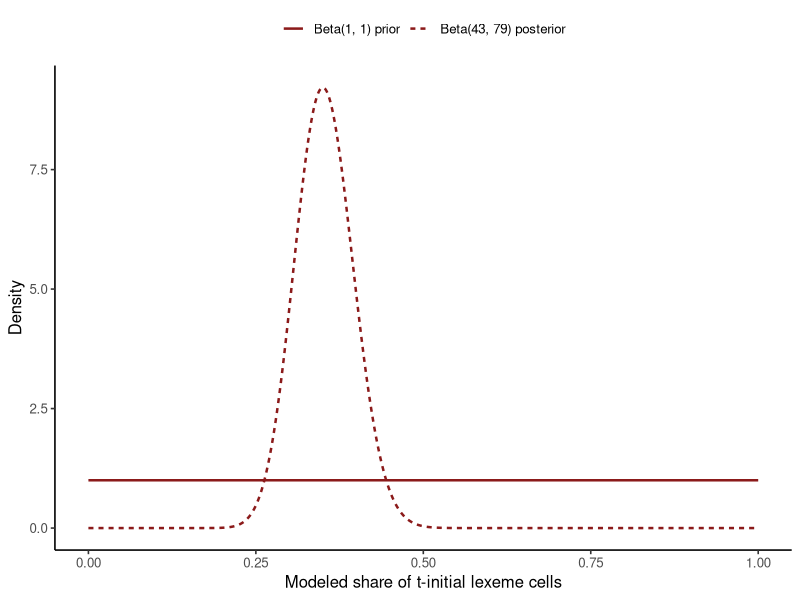

Source code (R):
## ---- chunk 1
#| label: load-unimorph-conjugacy
library(ggplot2)

sample_120 <- read.csv(
  "data/unimorph-turkish/verb-past-sample-120.csv",
  stringsAsFactors = FALSE
)
n <- nrow(sample_120)
k <- sum(sample_120$t_initial)

unit_count <- 1L
alpha <- unit_count
beta <- unit_count
alpha_post <- alpha + k
beta_post <- beta + n - k

stopifnot(n == 120L, k == 42L)
data.frame(n, k, non_t_initial = n - k, alpha_post, beta_post)
## ---- chunk 2
#| label: plot-unimorph-conjugacy
#| fig-cap: "Beta prior and posterior for the FRB, calculated from the observed 42 of 120 lexeme cells."
theta <- seq(0, 1, length.out = 1001L)
density <- rbind(
  data.frame(theta, value = dbeta(theta, alpha, beta),
             distribution = "Beta(1, 1) prior"),
  data.frame(theta, value = dbeta(theta, alpha_post, beta_post),
             distribution = sprintf("Beta(%d, %d) posterior",
                                    alpha_post, beta_post))
)

ggplot(density, aes(theta, value, linetype = distribution)) +
  geom_line(color = "#8B1A1A", linewidth = 0.85) +
  labs(x = "Modeled share of t-initial lexeme cells", y = "Density",
       linetype = NULL) +
  theme_classic(base_size = 12) +
  theme(legend.position = "top")
